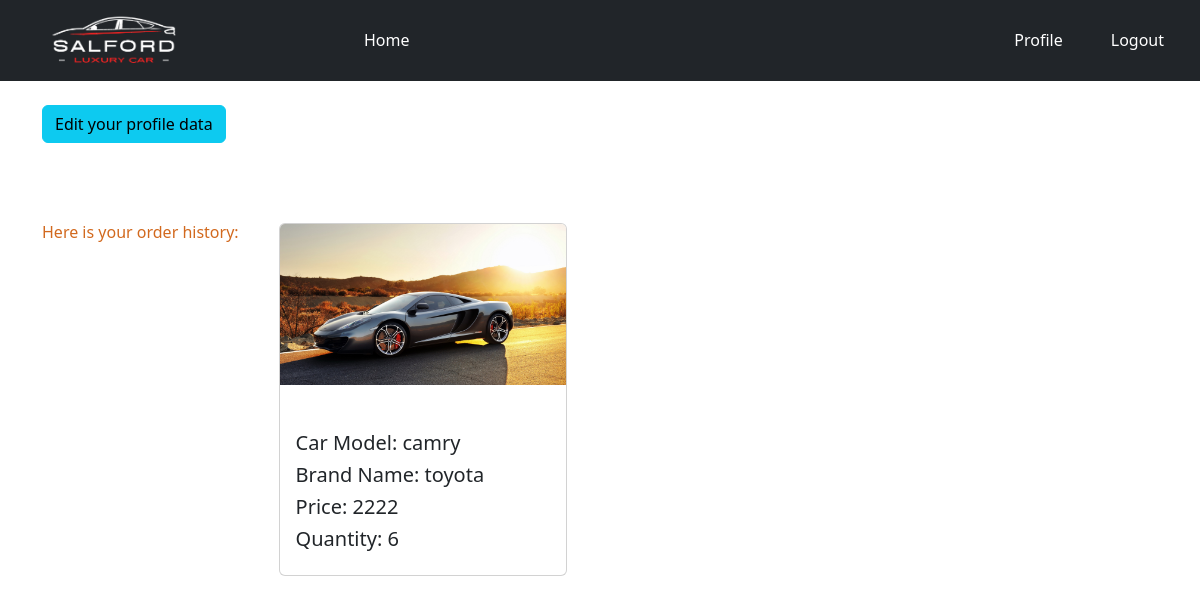
The page /car/order_history/ (signed in) on the database its author committed.
### car/models.py (models this page shows, shortened)
class CarModel(models.Model):
    car_name = models.CharField(max_length=20)
    brand = models.ForeignKey(BrandModel, on_delete = models.CASCADE)
    description = models.TextField()
    image = models.ImageField(upload_to='car_images/')
    car_price = models.IntegerField()
    quantity = models.PositiveBigIntegerField(default=0)

### brand/models.py (models this page shows, shortened)
class BrandModel(models.Model):
    brand_name = models.CharField(max_length=20)
    slug = models.SlugField(max_length=20,unique=True,null=True,blank=True)

### car/views.py (the view)
# urls.py: path('order_history/',views.order_history,name='order_history'),
def order_history(request):
    orders = request.user.users.cars.all()
    return render(request,'orderHistory.html',{'data':orders})

### userapp/templates/orderHistory.html
{% extends "base.html" %}
{% load crispy_forms_tags %}
{% load static %}
{% block content %}
<div class="container container-fluid">
    <div class="pt-4">
        <a class="btn btn-info" href="{% url "edit_profile"%}">Edit your profile data</a>
    </div>
    <div class="d-flex flex-wrap" style="gap: 20px;padding-top: 80px;">
        <h6 style="color: chocolate;">Here is your order history:</h6><br>
        {% for order in data %}
        <div class="card" style="width: 18rem; gap: 30px;">
            <img src="{% static 'R.jpeg' %}" class="card-img-top" alt="...">
            <div class="card-body">
                <h5 class="card-title">Car Model: {{ order.car_name }}</h5>
                <h5 class="">Brand Name: {{ order.brand.brand_name }}</h5>
                <h5 class="">Price: {{ order.car_price }}</h5>
                <h5>Quantity: {{ order.quantity }}</h5>
            </div>
        </div>
        {% endfor %}
    </div>
</div>
{% endblock content %}

### rows shown on the page
CarModel: car_name "camry", brand.brand_name "toyota", car_price "2222", quantity "6"
